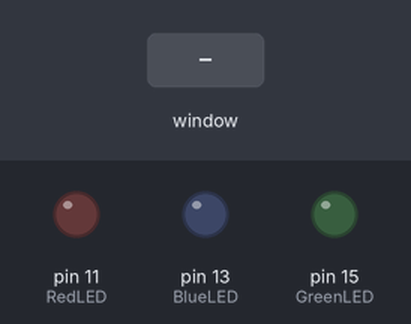
This program was run on a simulated Raspberry Pi (header pin numbers). On the bench: output pins drawn as LEDs (lit = HIGH). The test bench sets the inputs (shaded band). The desktop window is not drawn, its controls go by their first labels and the mouse button is held 0.15 s. At 8.8 s the program stops and its outputs stay as they are.

Above: at 1.2 s.
1.3 s: control labelled "Turn RedLEDLed on" in the window clicked
At 1.9 s:
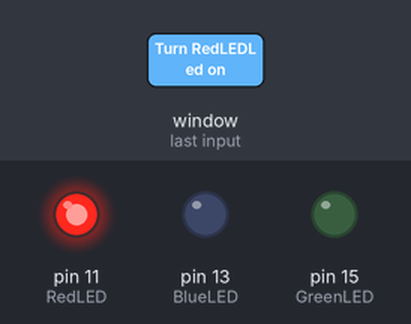
2.8 s: control labelled "Turn BlueLed on" in the window clicked
At 4.0 s:
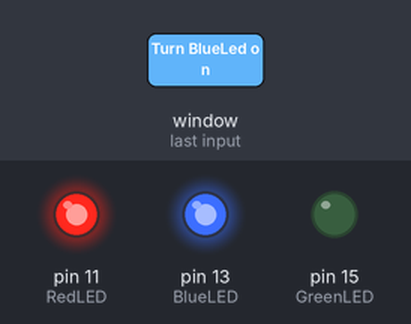
4.3 s: control labelled "Turn GreenLed on" in the window clicked
At 5.4 s:
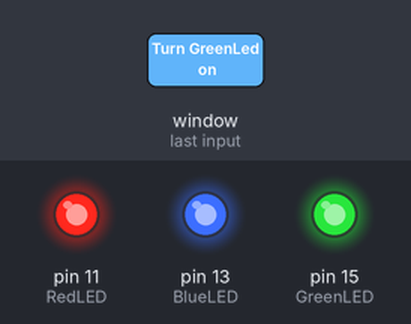
5.8 s: control labelled "Turn RedLEDLed on" in the window clicked
At 6.5 s:
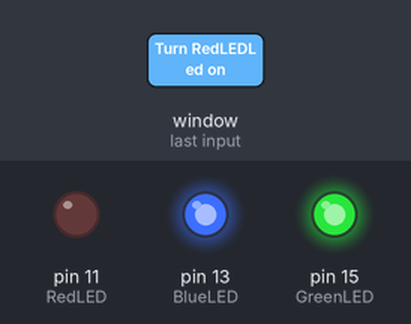
7.3 s: control labelled "Turn BlueLed on" in the window clicked
At 7.6 s:
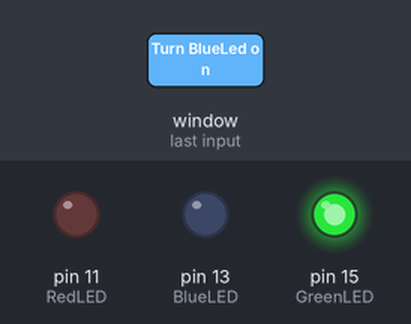
8.8 s: control labelled "exit" in the window clicked
At 10.0 s:
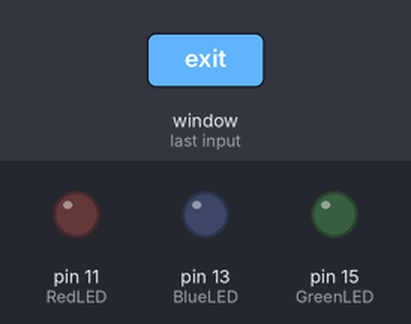
Timing chart, 0 to 10.3 s (numbered marks = the images above; inputs shaded):
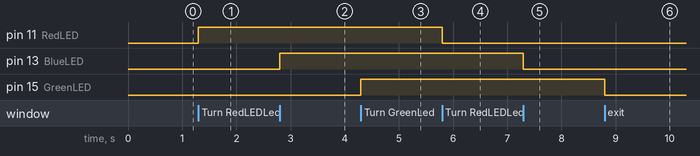

The program:

led_blink.py
```python
from tkinter import *
import tkinter.font
import RPi.GPIO as GPIO
GPIO.setmode(GPIO.BOARD)

# defining the pin of Raspberry Pi
RedLED = 11
BlueLED = 13
GreenLED = 15

GPIO.setup(RedLED, GPIO.OUT)
GPIO.setup(BlueLED, GPIO.OUT)
GPIO.setup(GreenLED, GPIO.OUT)

#turning all the LED off initially
GPIO.output(RedLED, GPIO.LOW)
GPIO.output(BlueLED, GPIO.LOW)
GPIO.output(GreenLED, GPIO.LOW)

# creating window
win = Tk()
win.title("LED Toggle")
myFont = tkinter.font.Font(family = 'Helvetica', size = 12, weight = "bold")

#event functions
def ToggleRedLED():
    if GPIO.input(11)==1:
        GPIO.output(RedLED, GPIO.LOW)
        RedLEDButton["text"] = "Turn RedLED led on"
    else:
        GPIO.output(RedLED, GPIO.HIGH)
        RedLEDButton["text"] = "Turn RedLED led off"
def ToggleBlueLED():
    if GPIO.input(13)==1:
        GPIO.output(BlueLED, GPIO.LOW)
        BlueLEDButton["text"] = "Turn BlueLED led on"
    else:
        GPIO.output(BlueLED, GPIO.HIGH)
        BlueLEDButton["text"] = "Turn BlueLED led off"
def ToggleGreenLED():
    if GPIO.input(15)==1:
        GPIO.output(GreenLED, GPIO.LOW)
        GreenLEDButton["text"] = "Turn GreenLED led on"
    else:
        GPIO.output(GreenLED, GPIO.HIGH)
        GreenLEDButton["text"] = "Turn GreenLED led off"

# function to close the window and turn all LED off
def close():
    GPIO.cleanup()
    win.destroy()

# creating widgets/buttons
RedLEDButton = Button(win, text = 'Turn RedLEDLed on', font = myFont, command = ToggleRedLED, bg='bisque2', height = 1, width = 24)
RedLEDButton.grid(row=0,column=1)
BlueLEDButton = Button(win, text = 'Turn BlueLed on', font = myFont, command = ToggleBlueLED, bg='bisque2', height = 1, width = 24)
BlueLEDButton.grid(row=1,column=1)
GreenLEDButton = Button(win, text = 'Turn GreenLed on', font = myFont, command = ToggleGreenLED, bg='bisque2', height = 1, width = 24)
GreenLEDButton.grid(row=2,column=1)

exitButton = Button(win, text = 'exit', font = myFont, command = close, bg='RedLED', height = 1, width = 6)
exitButton.grid(row=3,column=1)

#exit with the close button on the top right of the window
win.protocol("WN_DELETE_WINDOW", close)

#loop
win.mainloop()
```

Measured:
- after the input at 1.3 s, pin 11 (RedLED): LOW → HIGH at once
- after the input at 2.8 s, pin 13 (BlueLED): LOW → HIGH at once
- after the input at 4.3 s, pin 15 (GreenLED): LOW → HIGH at once
- after the input at 5.8 s, pin 11 (RedLED): HIGH → LOW at once
- after the input at 7.3 s, pin 13 (BlueLED): HIGH → LOW at once
- after the input at 8.8 s, pin 15 (GreenLED): HIGH → LOW at once
